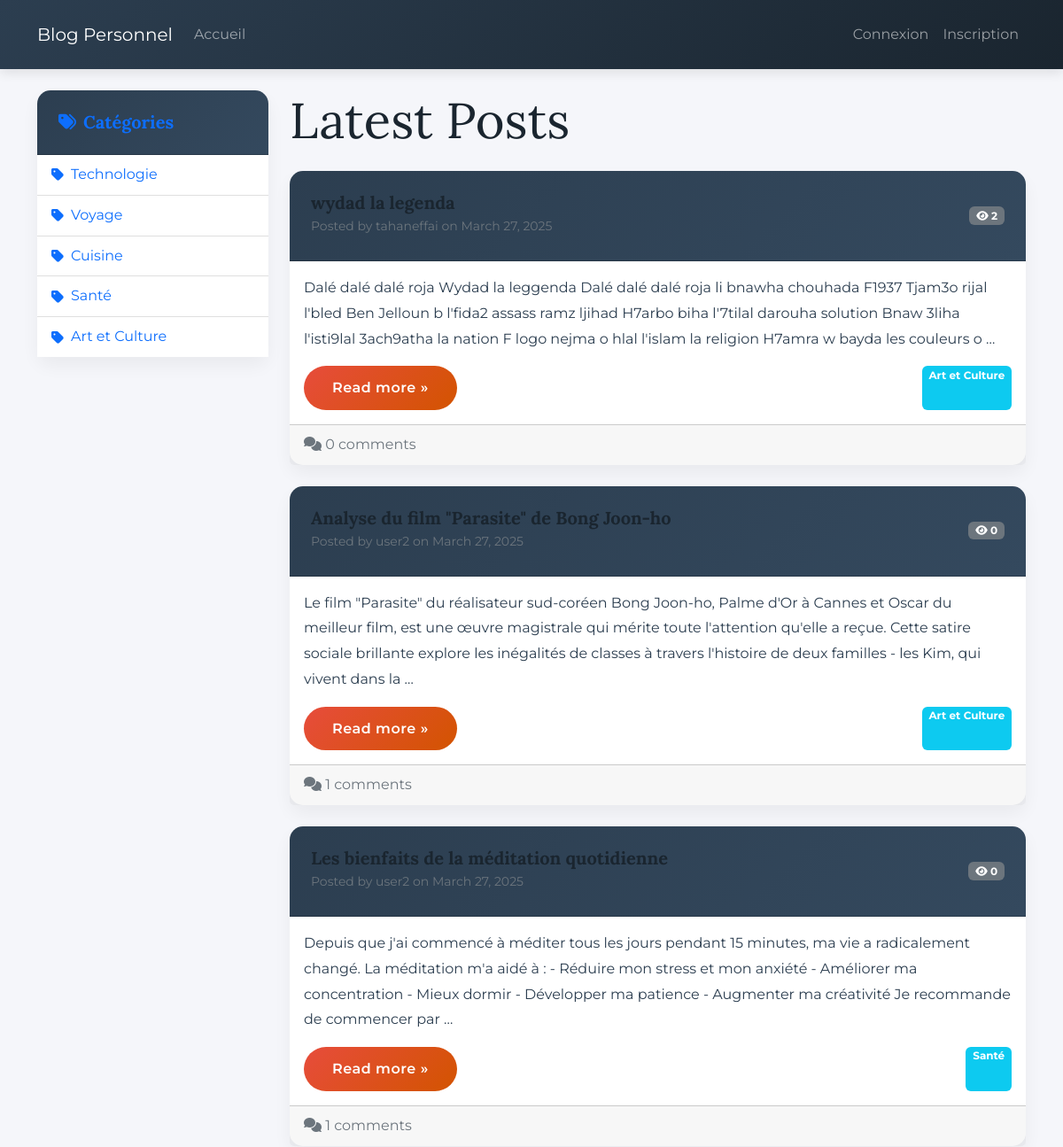
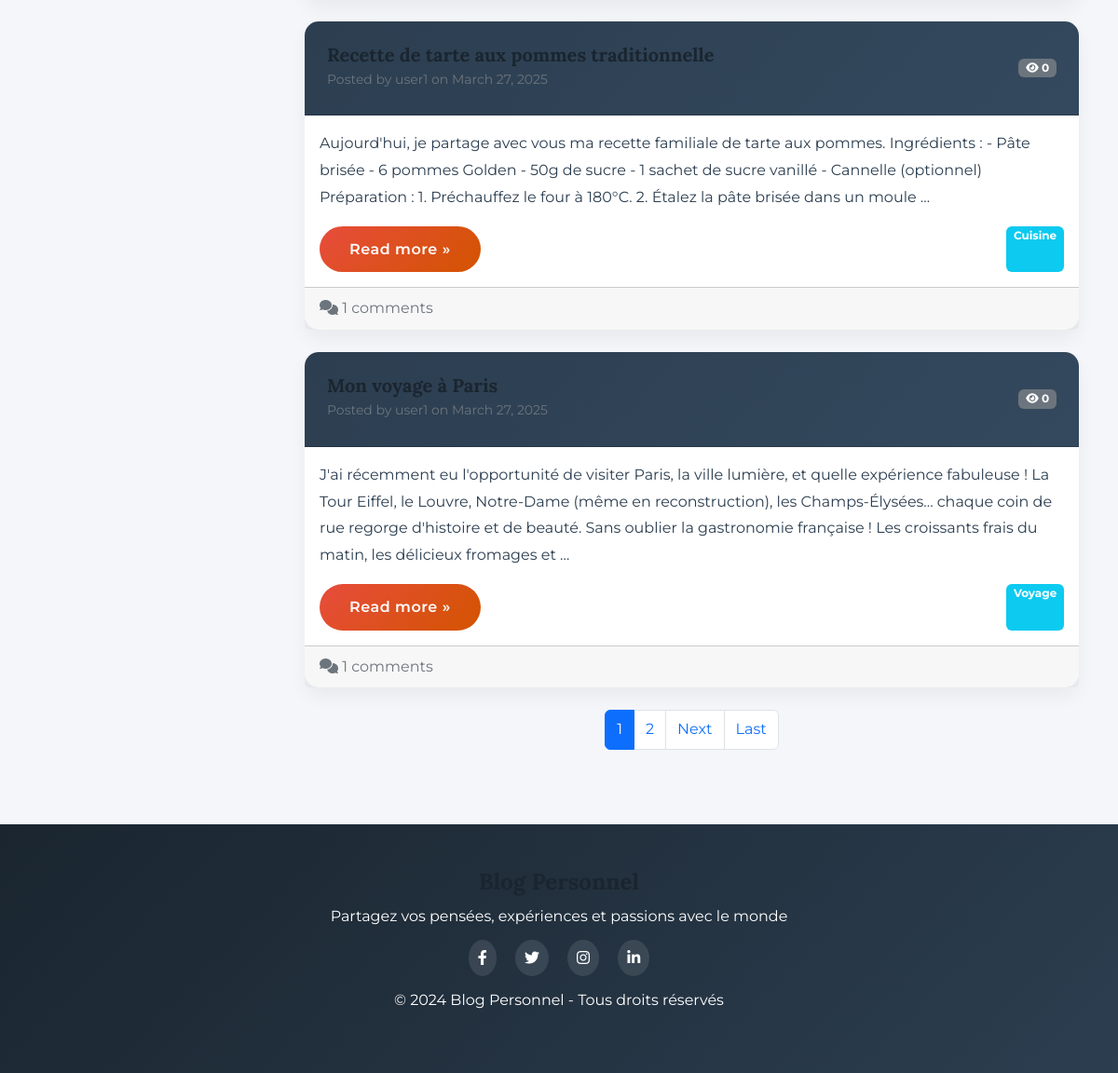
Before: / with the older database file (2 pictures, top to bottom).
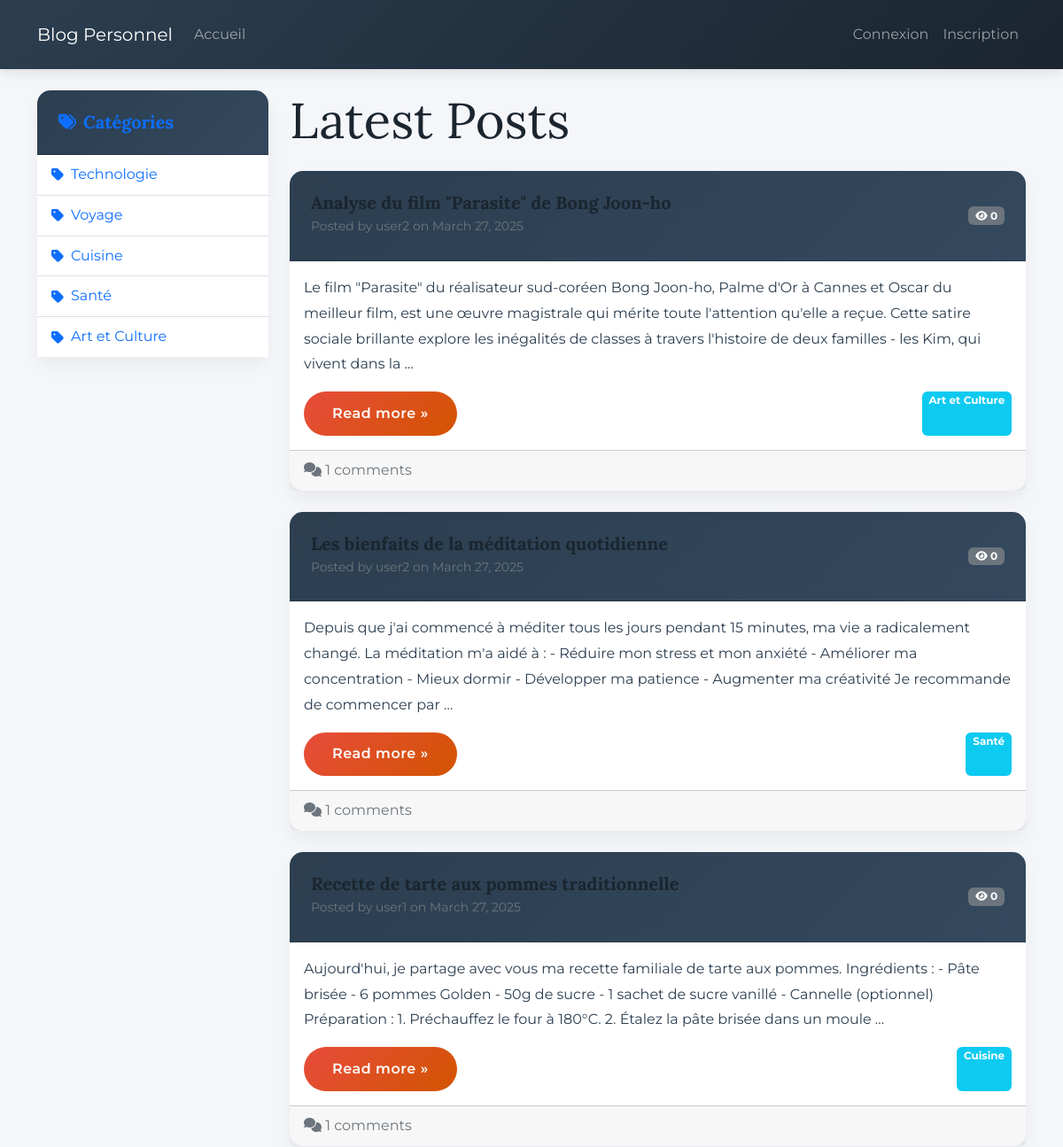
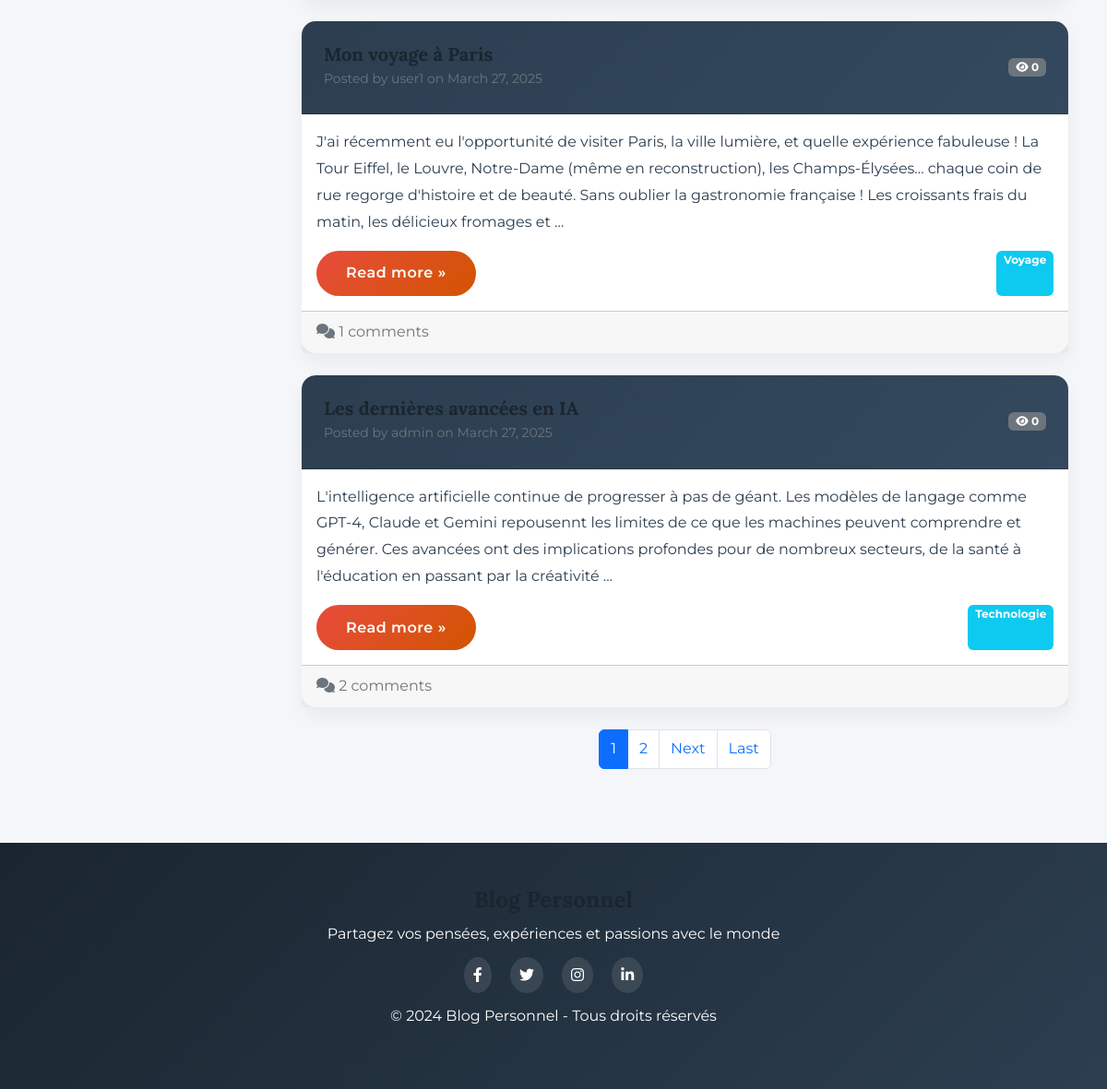
After: the same page with the newer database file (2 pictures, top to bottom).
### blog/models.py (models this page shows, shortened)
class Category(models.Model):
    name = models.CharField(max_length=100, unique=True)
    description = models.TextField(blank=True)
    class Meta:
        verbose_name_plural = 'Categories'

class Post(models.Model):
    title = models.CharField(max_length=200)
    content = models.TextField()
    date_posted = models.DateTimeField(default=timezone.now)
    author = models.ForeignKey(User, on_delete=models.CASCADE)
    category = models.ForeignKey(Category, on_delete=models.SET_NULL, null=True, blank=True)
    views = models.PositiveIntegerField(default=0)

### blog/views.py (the view)
# urls.py: path('', PostListView.as_view(), name='blog-home'),
class PostListView(ListView):
    model = Post
    template_name = 'blog/home.html'
    context_object_name = 'posts'
    ordering = ['-date_posted']
    paginate_by = 5
    def get_context_data(self, **kwargs):
        context = super().get_context_data(**kwargs)
        context['categories'] = Category.objects.all()
        return context

### templates/blog/home.html (shortened to what this page needs)
{% extends 'blog/base.html' %}
{% block content %}
    <h1 class="display-4 mb-4">Latest Posts</h1>
    {% for post in posts %}
        <div class="card mb-4">
            <div class="card-header d-flex justify-content-between align-items-center bg-light">
                <div>
                    <h5 class="card-title mb-0">{{ post.title }}</h5>
                    <small class="text-muted">
                        Posted by {{ post.author.username }} on {{ post.date_posted|date:"F d, Y" }}
                    </small>
                </div>
                <span class="badge bg-secondary">
                    <i class="fas fa-eye"></i> {{ post.views }}
                </span>
            </div>
            <div class="card-body">
                <p class="card-text">{{ post.content|truncatewords:50 }}</p>
                <div class="d-flex justify-content-between">
                    <a href="{% url 'post-detail' post.id %}" class="btn btn-primary">Read more &raquo;</a>
                    {% if post.category %}
                        <a href="{% url 'category-detail' post.category.id %}" class="badge bg-info text-decoration-none">
                            {{ post.category.name }}
                        </a>
                    {% endif %}
                </div>
            </div>
            <div class="card-footer text-muted d-flex justify-content-between">
                <div>
                    <i class="fas fa-comments"></i> {{ post.comments.count }} comments
                </div>
            </div>
        </div>
    {% endfor %}
    {% if is_paginated %}
        <nav aria-label="Page navigation">
            <ul class="pagination justify-content-center">
                {% for num in page_obj.paginator.page_range %}
                    {% if page_obj.number == num %}
                        <li class="page-item active">
                            <span class="page-link">{{ num }}</span>
                        </li>
                    {% elif num > page_obj.number|add:'-3' and num < page_obj.number|add:'3' %}
                        <li class="page-item">
                            <a class="page-link" href="?page={{ num }}">{{ num }}</a>
                        </li>
                    {% endif %}
                {% endfor %}
                {% if page_obj.has_next %}
                    <li class="page-item">
                        <a class="page-link" href="?page={{ page_obj.next_page_number }}">Next</a>
                    </li>
                    <li class="page-item">
                        <a class="page-link" href="?page={{ page_obj.paginator.num_pages }}">Last</a>
                    </li>
                {% endif %}
            </ul>
        </nav>
    {% endif %}
{% endblock %}

### templates/blog/base.html (shortened to what this page needs)
<!DOCTYPE html>
<html lang="fr">
<head>
    <link href="https://cdn.jsdelivr.net/npm/bootstrap@5.2.3/dist/css/bootstrap.min.css" rel="stylesheet">
    <link rel="stylesheet" href="https://cdnjs.cloudflare.com/ajax/libs/font-awesome/6.0.0/css/all.min.css">
    <link rel="stylesheet" href="https://cdnjs.cloudflare.com/ajax/libs/animate.css/4.1.1/animate.min.css">
</head>
<body>
    <nav class="navbar navbar-expand-lg navbar-dark mb-4 animate-fade-in">
        <div class="container">
            <a class="navbar-brand" href="{% url 'blog-home' %}">Blog Personnel</a>
            <div class="collapse navbar-collapse" id="navbarNav">
                <ul class="navbar-nav me-auto">
                    <li class="nav-item">
                        <a class="nav-link" href="{% url 'blog-home' %}">Accueil</a>
                    </li>
                </ul>
                <ul class="navbar-nav">
                    {% if user.is_authenticated %}
                        <li class="nav-item">
                            <a class="nav-link" href="{% url 'post-create' %}">Nouvel Article</a>
                        </li>
                        <li class="nav-item">
                            <a class="nav-link" href="{% url 'logout' %}">Déconnexion</a>
                        </li>
                        <li class="nav-item">
                            <span class="nav-link">Bonjour, {{ user.username }}</span>
                        </li>
                    {% else %}
                        <li class="nav-item">
                            <a class="nav-link" href="{% url 'login' %}">Connexion</a>
                        </li>
                        <li class="nav-item">
                            <a class="nav-link" href="{% url 'register' %}">Inscription</a>
                        </li>
                    {% endif %}
                </ul>
            </div>
        </div>
    </nav>
    <div class="container">
        <div class="row">
            <div class="col-md-3">
                <div class="sidebar animate-fade-in">
                    <div class="card">
                        <div class="card-header">
                            <h5 class="mb-0 text-primary">
                                <i class="fas fa-tags me-2"></i>Catégories
                            </h5>
                        </div>
                        <div class="card-body p-0">
                            <ul class="list-group list-group-flush">
                                {% for category in categories %}
                                    <li class="list-group-item">
                                        <a href="{% url 'category-detail' category.id %}"
                                           class="text-decoration-none text-primary d-flex align-items-center">
                                            <i class="fas fa-tag me-2"></i>
                                            <span>{{ category.name }}</span>
                                        </a>
                                    </li>
                                {% empty %}
                                    <li class="list-group-item">Aucune catégorie disponible</li>
                                {% endfor %}
                            </ul>
                        </div>
                    </div>
                </div>
            </div>
            <div class="col-md-9">
                <div class="animate-slide-up">
                    {% block content %}{% endblock %}
                </div>
            </div>
        </div>
    </div>
    <footer class="text-center animate-fade-in">
        <div class="container">
            <div class="row">
                <div class="col-md-12">
                    <h4>Blog Personnel</h4>
                    <p class="mb-0">Partagez vos pensées, expériences et passions avec le monde</p>
                    <div class="social-icons mt-3 mb-3">
                        <a href="#" class="text-white mx-2"><i class="fab fa-facebook-f"></i></a>
                        <a href="#" class="text-white mx-2"><i class="fab fa-twitter"></i></a>
                        <a href="#" class="text-white mx-2"><i class="fab fa-instagram"></i></a>
                        <a href="#" class="text-white mx-2"><i class="fab fa-linkedin-in"></i></a>
                    </div>
                    <p class="mt-3">&copy; 2024 Blog Personnel - Tous droits réservés</p>
                </div>
            </div>
        </div>
    </footer>
</body>
</html>

### templates/blog/base.html (style rules this page uses)
:root { --primary-color: #2C3E50; --primary-light: #34495E; --primary-dark: #1A252F; --accent-color: #E74C3C; --text-color: #2C3E50; --light-bg: #F5F6FA; --dark-bg: #2C3E50; --gray-light: #ECF0F1; --gray-dark: #34495E; }
body { background-color: var(--light-bg); font-family: 'Montserrat', sans-serif; color: var(--text-color); transition: all 0.3s ease; position: relative; line-height: 1.8; }
h1, h2, h3, h4, h5, h6 { font-family: 'Lora', serif; font-weight: 700; color: var(--primary-dark); }
.navbar { background: linear-gradient(135deg, var(--primary-color), var(--primary-dark)) !important; box-shadow: 0 4px 12px rgba(0, 0, 0, 0.1); padding: 1rem; }
.card { border: none; border-radius: 15px; box-shadow: 0 10px 20px rgba(0, 0, 0, 0.05); transition: all 0.4s ease; background: white; }
.card-header { border-radius: 15px 15px 0 0 !important; background: linear-gradient(135deg, var(--primary-color), var(--primary-light)); color: white; padding: 1.5rem; }
.btn-primary { background: linear-gradient(135deg, var(--accent-color), #D35400); border: none; padding: 0.8rem 2rem; border-radius: 30px; font-weight: 600; letter-spacing: 0.5px; }
footer { background: linear-gradient(135deg, var(--primary-dark), var(--primary-color)); color: white; padding: 3rem 0; margin-top: 4rem; }
.social-icons a { background: rgba(255, 255, 255, 0.1); padding: 10px; border-radius: 50%; margin: 0 10px; transition: all 0.3s ease; }
.animate-fade-in { animation: fadeIn 0.8s cubic-bezier(0.4, 0, 0.2, 1); }
.animate-slide-up { animation: slideUp 1s cubic-bezier(0.4, 0, 0.2, 1); }

Changed rows visible on the page:
removed Post: title "wydad la legenda", author.username "tahaneffai", date_posted "March 27, 2025", views "2", content "Dalé dalé dalé roja Wydad la leggenda Dalé dalé dalé roja li bnawha chouhada F1937 Tjam3o rijal l'bled Ben Jelloun b l'fida2 assass ramz ljihad H7arbo biha l'7tilal darouha solution Bnaw 3liha l'isti9lal 3ach9atha la nation F logo nejma o hlal l'islam la religion H7amra w bayda les couleurs o …", category.name "Art et Culture", comments.count "0"
now on this page (row unchanged): Post: title "Les dernières avancées en IA", author.username "admin", date_posted "March 27, 2025", views "0", content "L'intelligence artificielle continue de progresser à pas de géant. Les modèles de langage comme GPT-4, Claude et Gemini repousennt les limites de ce que les machines peuvent comprendre et générer. Ces avancées ont des implications profondes pour de nombreux secteurs, de la santé à l'éducation en passant par la créativité …", category.name "Technologie", comments.count "2"
